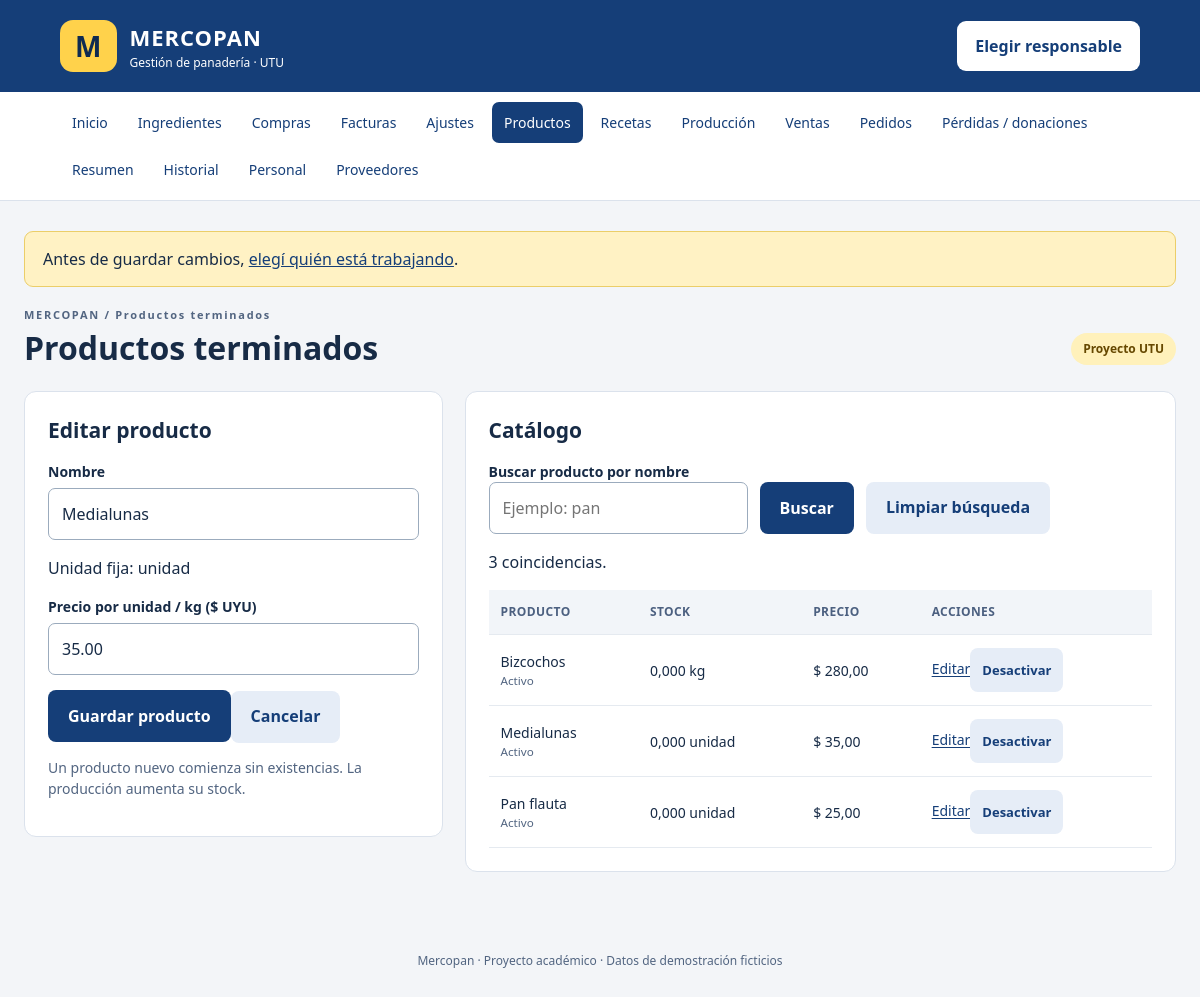
The app's page /productos.php?editar=3 with its own data.
### tables this page shows
CREATE TABLE IF NOT EXISTS productos (
 id INT AUTO_INCREMENT PRIMARY KEY, nombre VARCHAR(100) NOT NULL UNIQUE,
 unidad ENUM('kg','unidad') NOT NULL, precio DECIMAL(12,2) NOT NULL,
 stock DECIMAL(12,3) NOT NULL DEFAULT 0, activo TINYINT NOT NULL DEFAULT 1
);

### includes/funciones.php (called while the page is built, shortened)
<?php
require_once __DIR__ . '/config.php';
function conectar(bool $usarBase = true): PDO {
    global $config;
    $dsn = 'mysql:host=' . $config['host'] . ';port=' . $config['puerto'] . ';charset=utf8mb4';
    if ($usarBase) $dsn .= ';dbname=' . $config['base'];
    $pdo = new PDO($dsn, $config['usuario'], $config['clave'], [
        PDO::ATTR_ERRMODE => PDO::ERRMODE_EXCEPTION,
        PDO::ATTR_DEFAULT_FETCH_MODE => PDO::FETCH_ASSOC,
        PDO::ATTR_EMULATE_PREPARES => false
    ]);
    $pdo->exec("SET time_zone = '-03:00'");
    return $pdo;
}
function db(): PDO {
    static $pdo;
    if (!$pdo) $pdo = conectar();
    return $pdo;
}
function consulta(string $sql, array $datos = []): PDOStatement {
    $q = db()->prepare($sql); $q->execute($datos); return $q;
}
function e($valor): string { return htmlspecialchars((string)$valor, ENT_QUOTES, 'UTF-8'); }
function n($valor, int $decimales = 3): string {
    return number_format((float)$valor, $decimales, ',', '.');
}
function valor(string $campo, $defecto = ''): string { return e($_POST[$campo] ?? $defecto); }

### includes/busqueda_catalogo.php (called while the page is built, shortened)
<?php
function filtroCatalogo(string $tabla, array $datos): array {
    $buscar = $datos['buscar'] ?? '';
    $buscar = trim($buscar);
    return compact('buscar','sql','params');
}
function buscarCatalogo(string $tabla, array $datos): array {
    $filtro = filtroCatalogo($tabla, $datos);
    return ['buscar'=>$filtro['buscar'], 'filas'=>consulta($filtro['sql'], $filtro['params'])->fetchAll()];
}

### productos.php (the view, shortened to what this page needs)
<?php require 'includes/inicio.php';
$editar=consulta('SELECT * FROM productos WHERE id=?',[(int)($_GET['editar'] ?? 0)])->fetch() ?: [];
require_once 'includes/busqueda_catalogo.php';
$buscar = ''; $filas = [];
try { ['buscar'=>$buscar, 'filas'=>$filas] = buscarCatalogo('productos', $_GET); }
catch (Throwable $ex) { $error = mensajeError($ex); }
$titulo='Productos terminados';require 'includes/header.php'; ?>
<div class="dos"><section class="panel"><h2><?= $editar?'Editar producto':'Agregar producto' ?></h2><form method="post"><?php formulario(); ?><input type="hidden" name="id" value="<?= e($editar['id'] ?? 0) ?>">
<label for="nombre">Nombre</label><input id="nombre" name="nombre" maxlength="100" required value="<?= valor('nombre',$editar['nombre'] ?? '') ?>">
<?php if(!$editar): ?><label for="unidad">Se vende por</label><select id="unidad" name="unidad"><option value="unidad">Unidad</option><option value="kg">Kilogramo</option></select><?php else: ?><p>Unidad fija: <?= e($editar['unidad']) ?></p><?php endif; ?>
<label for="precio">Precio por unidad / kg ($ UYU)</label><input id="precio" name="precio" type="number" min="0.01" max="999999" step="0.01" required value="<?= valor('precio',$editar['precio'] ?? '') ?>"><button type="submit">Guardar producto</button><?php if($editar): ?><a class="boton secundario" href="productos.php">Cancelar</a><?php endif; ?></form><p class="ayuda">Un producto nuevo comienza sin existencias. La producción aumenta su stock.</p></section>
<section class="panel"><h2>Catálogo</h2>
<form method="get" class="filtros"><div><label for="buscar">Buscar producto por nombre</label><input id="buscar" name="buscar" maxlength="100" value="<?= e($buscar) ?>" placeholder="Ejemplo: pan"></div><button>Buscar</button><a class="boton secundario" href="productos.php">Limpiar búsqueda</a></form>
<p role="status"><?= count($filas) ?> coincidencias<?= $buscar!==''?' para «'.e($buscar).'»':'' ?>.</p>
<div class="tabla"><table><thead><tr><th>Producto</th><th>Stock</th><th>Precio</th><th>Acciones</th></tr></thead><tbody>
<?php foreach($filas as $r): ?><tr><td><?= e($r['nombre']) ?><small><?= $r['activo']?'Activo':'Inactivo' ?></small></td><td><?= n($r['stock']) ?> <?= e($r['unidad']) ?></td><td>$ <?= n($r['precio'],2) ?></td><td><a href="?<?= e(http_build_query(['editar'=>$r['id'],'buscar'=>$buscar])) ?>">Editar</a><form class="enlinea" method="post" data-confirmar="¿Cambiar el estado del producto?"><button class="secundario" type="submit"><?= $r['activo']?'Desactivar':'Activar' ?></button></form></td></tr><?php endforeach; ?></tbody></table></div></section></div>
<?php require 'includes/footer.php'; ?>

### assets/estilos.css (style rules this page uses)
:root { --azul:#153e78;--oscuro:#0e2a51;--amarillo:#ffd24b;--fondo:#f3f5f8;--borde:#dbe2ec;--texto:#172b46 }
* { box-sizing:border-box }
body { margin:0;background:var(--fondo);color:var(--texto);font:16px/1.5 system-ui,-apple-system,Segoe UI,sans-serif }
a { color:var(--azul) }
h2 { font-size:21px;margin:0 0 15px }
.dos { display:grid;grid-template-columns:minmax(260px,1fr) minmax(360px,1.7fr);gap:22px;align-items:start }
.tarjeta,section.panel { background:white;border:1px solid var(--borde);border-radius:12px;padding:23px;margin-bottom:20px }
.ayuda { font-size:14px;color:#526581 }
label { display:block;font-weight:650;font-size:14px;margin:14px 0 6px }
input,select,textarea,button,.boton { font:inherit }
input,select,textarea { width:100%;padding:13px;border:1px solid #9babbd;border-radius:7px;background:#fff;color:var(--texto);min-height:49px }
button,.boton { display:inline-block;min-height:52px;padding:13px 20px;border:0;border-radius:8px;background:var(--azul);color:#fff;cursor:pointer;font-weight:700;text-decoration:none;text-align:center;margin-top:15px }
.secundario { background:#e6edf7;color:var(--azul) }
.tabla { overflow-x:auto }
table { width:100%;border-collapse:collapse;font-size:14px }
th,td { text-align:left;padding:13px 12px;border-bottom:1px solid #e5eaf0;vertical-align:middle }
th { background:#f2f5f9;color:#4c6080;font-size:12px;text-transform:uppercase;letter-spacing:.4px }
td small { display:block;color:#526581 }
.enlinea { display:inline }
.enlinea button { margin:0;min-height:44px;padding:8px 12px;font-size:13px }
.filtros { display:flex;gap:12px;align-items:end;flex-wrap:wrap }
.filtros label { margin:0 }
.filtros button { margin:0 }
.dos>* , .grid>* { min-width:0 }
input,select,textarea { min-width:0;max-width:100% }

### records on screen
productos: nombre "Medialunas", unidad "unidad", precio "35.00", activo "Activo", stock "0,000", precio "35,00"
productos: nombre "Bizcochos", activo "Activo", stock "0,000", unidad "kg", precio "280,00"
productos: nombre "Pan flauta", activo "Activo", stock "0,000", unidad "unidad", precio "25,00"

### other values on screen
$nombre "Inicio"
$nombre "Ingredientes"
$nombre "Compras"
$nombre "Facturas"
$nombre "Ajustes"
$nombre "Productos"
$nombre "Recetas"
$nombre "Producción"
$nombre "Ventas"
$nombre "Pedidos"
$nombre "Pérdidas / donaciones"
$nombre "Resumen"
$nombre "Historial"
$nombre "Personal"
$nombre "Proveedores"
